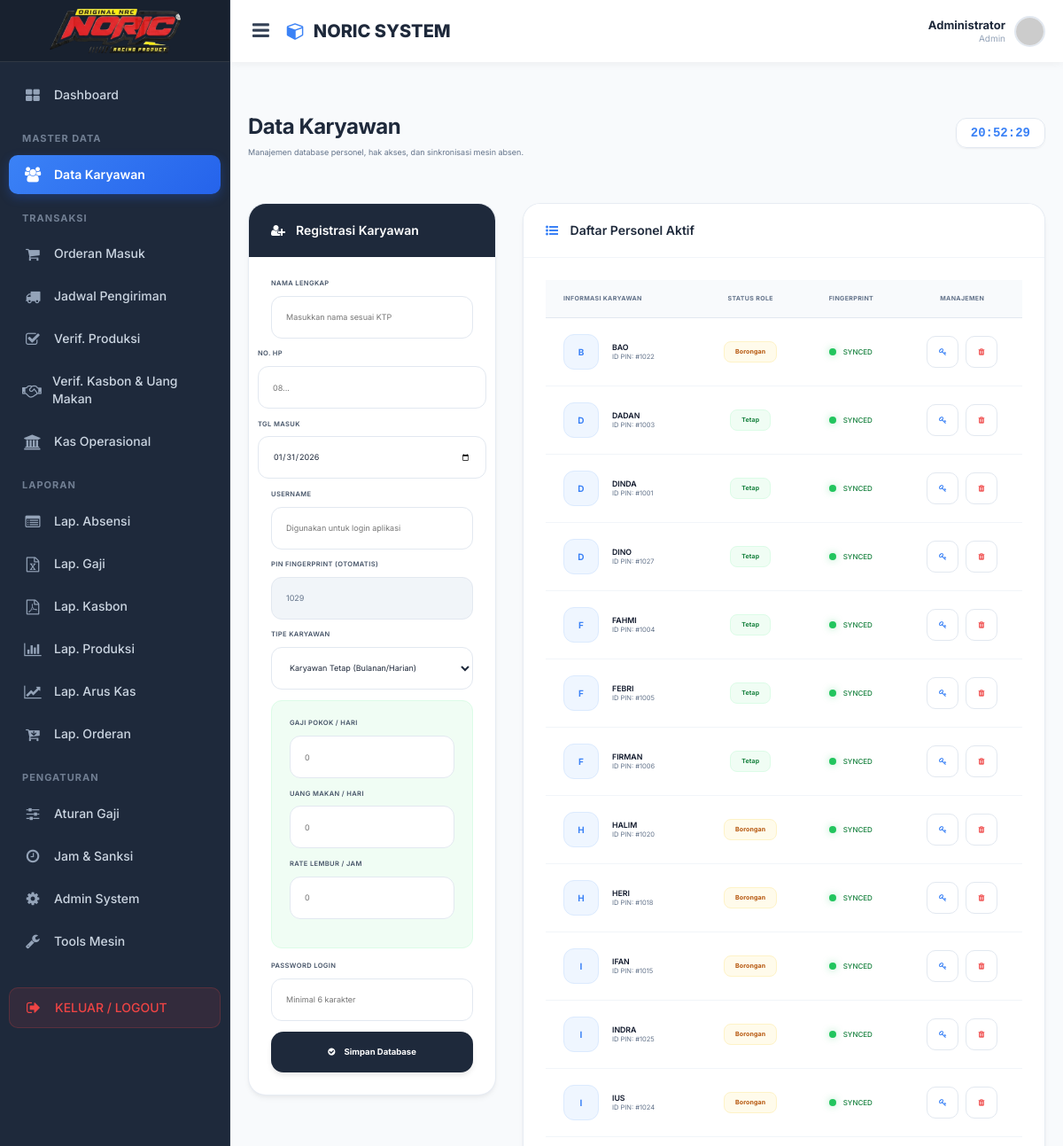
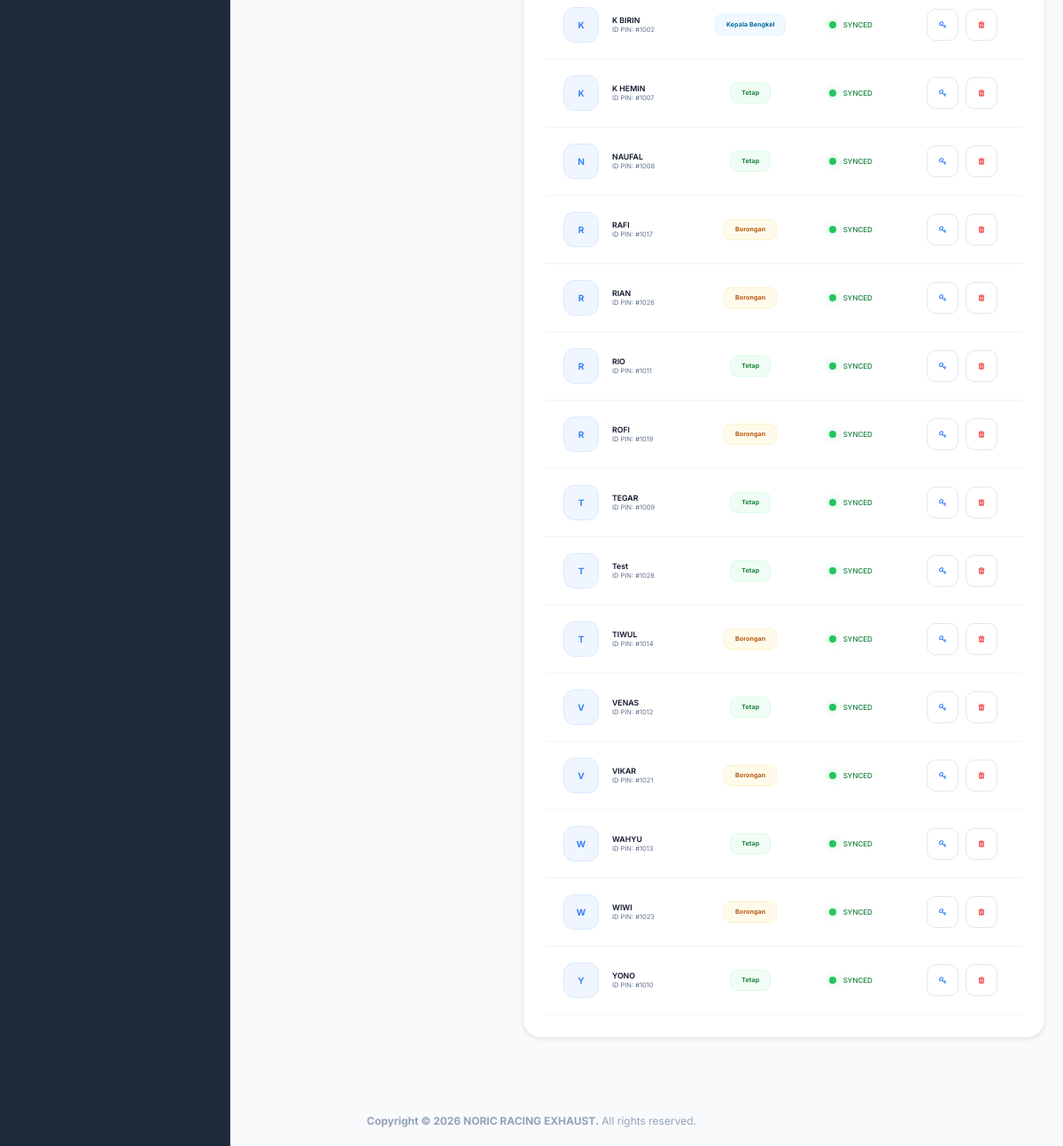
Page /pages/master/karyawan.php (signed in) on the committed database (2 pictures, top to bottom).
### tables this page shows
CREATE TABLE `users` (
  `id` int(11) NOT NULL,
  `pin` varchar(20) NOT NULL,
  `fullname` varchar(100) NOT NULL,
  `username` varchar(50) NOT NULL,
  `privilege` enum('1','2','3') NOT NULL DEFAULT '1',
  `finger` tinyint(1) NOT NULL DEFAULT 0,
  `face` tinyint(1) NOT NULL DEFAULT 0,
  `password` varchar(255) NOT NULL,
  `rfid` varchar(50) DEFAULT NULL,
  `vein` tinyint(1) NOT NULL DEFAULT 0,
  `template` text DEFAULT NULL,
  `role` enum('admin','user','kepala_bengkel') NOT NULL DEFAULT 'user',
  `status_karyawan` enum('Tetap','Borongan') NOT NULL DEFAULT 'Tetap',
  `no_hp` varchar(20) DEFAULT NULL,
  `tgl_masuk` date DEFAULT NULL,
  `created_at` timestamp NOT NULL DEFAULT current_timestamp(),
  `updated_at` timestamp NULL DEFAULT NULL ON UPDATE current_timestamp(),
  `sync_status` enum('synced','failed','pending') DEFAULT 'pending',
  `group_id` int(11) DEFAULT NULL COMMENT 'ID Kelompok/Tim',
  `is_mandor` tinyint(1) DEFAULT 0 COMMENT '1 = Mandor, 0 = Anggota'
);

### pages/master/karyawan.php (the view, shortened to what this page needs)
<?php
require_once '../../config/function.php';
$q_max = mysqli_query($conn, "SELECT MAX(CAST(pin AS UNSIGNED)) as max_pin FROM users");
$d_max = mysqli_fetch_assoc($q_max);
$next_pin = ($d_max['max_pin'] && $d_max['max_pin'] >= 1000) ? $d_max['max_pin'] + 1 : 1001;
?>
<!DOCTYPE html>
<html lang="id">
<head>
    <?php include '../../layout/header.php'; ?>
    <link rel="stylesheet" href="https://cdn.jsdelivr.net/npm/sweetalert2@11/dist/sweetalert2.min.css">
</head>
<body>
    <?php include '../../layout/sidebar.php'; ?>
    <div class="content-wrapper">
        <div class="row" style="margin-bottom: 40px; display: flex; align-items: center; justify-content: space-between;">
            <div class="col-md-8">
                <h3>Data Karyawan</h3>
                <p class="text-muted">Manajemen database personel, hak akses, dan sinkronisasi mesin absen.</p>
            </div>
            <div class="col-md-4 text-right">
                <span class="time-badge"><?php echo date('H:i:s'); ?></span>
            </div>
        </div>
        <div class="row">
            <div class="col-md-4">
                <div class="modern-card">
                    <div class="card-header-gradient">
                        <i class="fa fa-user-plus"></i>
                        <span style="font-weight: 600;">Registrasi Karyawan</span>
                    </div>
                    <div class="card-body">
                        <form method="POST">
                            <div class="form-group">
                                <label class="form-label">Nama Lengkap</label>
                                <input type="text" name="fullname" class="form-control-custom" placeholder="Masukkan nama sesuai KTP" required>
                            </div>
                            <div class="row">
                                <div class="col-6">
                                    <div class="form-group">
                                        <label class="form-label">No. HP</label>
                                        <input type="text" name="no_hp" class="form-control-custom" placeholder="08...">
                                    </div>
                                </div>
                                <div class="col-6">
                                    <div class="form-group">
                                        <label class="form-label">Tgl Masuk</label>
                                        <input type="date" name="tgl_masuk" class="form-control-custom" value="<?php echo date('Y-m-d'); ?>">
                                    </div>
                                </div>
                            </div>
                            <div class="form-group">
                                <label class="form-label">Username</label>
                                <input type="text" name="username" class="form-control-custom" placeholder="Digunakan untuk login aplikasi" required>
                            </div>
                            <div class="form-group">
                                <label class="form-label">PIN Fingerprint (Otomatis)</label>
                                <input type="text" name="pin" class="form-control-custom" value="<?php echo $next_pin; ?>" readonly>
                            </div>
                            <div class="form-group">
                                <label class="form-label">Tipe Karyawan</label>
                                <select name="status_karyawan" id="status_karyawan" class="form-control-custom" onchange="toggleForm()">
                                    <option value="Tetap">Karyawan Tetap (Bulanan/Harian)</option>
                                </select>
                            </div>
                            <div id="section_gaji" style="background:#f0fdf4; padding:20px; border-radius:12px; margin-bottom:1.5rem; border:1px solid #dcfce7;">
                                <div class="form-group">
                                    <label class="form-label">Gaji Pokok / Hari</label>
                                    <input type="text" name="gaji_pokok" class="form-control-custom input-rupiah" placeholder="0">
                                </div>
                                <div class="form-group">
                                    <label class="form-label">Uang Makan / Hari</label>
                                    <input type="text" name="uang_makan" class="form-control-custom input-rupiah" placeholder="0">
                                </div>
                                <div class="form-group">
                                    <label class="form-label">Rate Lembur / Jam</label>
                                    <input type="text" name="gaji_lembur" class="form-control-custom input-rupiah" placeholder="0">
                                </div>
                            </div>
                            <div class="form-group">
                                <label class="form-label">Password Login</label>
                                <input type="password" name="password" class="form-control-custom" placeholder="Minimal 6 karakter" required>
                            </div>
                            <button type="submit" name="simpan_karyawan" class="btn-save">
                                <i class="fa fa-check-circle" style="margin-right: 8px;"></i> Simpan Database
                            </button>
                        </form>
                    </div>
                </div>
            </div>
            <div class="col-md-8">
                <div class="modern-card">
                    <div class="card-header-light">
                        <i class="fa fa-list-ul" style="margin-right: 10px; color: #3b82f6;"></i>
                        Daftar Personel Aktif
                    </div>
                    <div class="card-body p-0">
                        <div class="table-responsive">
                            <table class="table-elegant">
                                <thead>
                                    <tr>
                                        <th>Informasi Karyawan</th>
                                        <th class="text-center">Status Role</th>
                                        <th>Fingerprint</th>
                                        <th class="text-center">Manajemen</th>
                                    </tr>
                                </thead>
                                <tbody>
                                    <?php
                                    $q = mysqli_query($conn, "SELECT * FROM users WHERE role IN ('user', 'kepala_bengkel') ORDER BY fullname ASC");
                                    while ($k = mysqli_fetch_assoc($q)) {
                                        $sync = ($k['sync_status'] == 'synced') ? 'dot-green' : 'dot-red';
                                        $initials = strtoupper(substr($k['fullname'], 0, 1));
                                    ?>
                                    <tr>
                                        <td>
                                            <div style="display:flex; align-items:center;">
                                                <div class="avatar-initial"><?php echo $initials; ?></div>
                                                <div>
                                                    <div style="font-weight:600; color: #0f172a;"><?php echo $k['fullname']; ?></div>
                                                    <div style="font-size:0.75rem; color:#64748b;">ID PIN: #<?php echo $k['pin']; ?></div>
                                                </div>
                                            </div>
                                        </td>
                                        <td class="text-center">
                                            <?php
                                                if($k['role'] == 'kepala_bengkel') echo '<span class="badge-soft badge-kepala">Kepala Bengkel</span>';
                                                elseif($k['status_karyawan'] == 'Tetap') echo '<span class="badge-soft badge-tetap">Tetap</span>';
                                                else echo '<span class="badge-soft badge-borongan">Borongan</span>';
                                            ?>
                                        </td>
                                        <td>
                                            <div style="display: flex; align-items: center; font-size: 0.8rem; font-weight: 500;">
                                                <span class="status-dot <?php echo $sync; ?>"></span>
                                                <span style="color: <?php echo ($k['sync_status'] == 'synced') ? '#15803d' : '#ef4444'; ?>">
                                                    <?php echo strtoupper($k['sync_status']); ?>
                                                </span>
                                            </div>
                                        </td>
                                        <td class="text-center">
                                            <button onclick="editPassword('<?php echo $k['id']; ?>', '<?php echo addslashes($k['fullname']); ?>')" class="action-btn btn-edit" title="Ganti Password">
                                                <i class="fa fa-key"></i>
                                            </button>
                                            <button onclick="confirmDelete('<?php echo $k['id']; ?>', '<?php echo addslashes($k['fullname']); ?>')" class="action-btn btn-delete" title="Hapus Data" style="margin-left: 5px;">
                                                <i class="fa fa-trash"></i>
                                            </button>
                                        </td>
                                    </tr>
                                    <?php } ?>
                                </tbody>
                            </table>
                        </div>
                    </div>
                </div>
            </div>
        </div>
    </div>
    <?php include '../../layout/footer.php'; ?>
</body>
</html>

### layout/header.php (style rules this page uses)
:root { --primary: #3b82f6; --sidebar-w: 260px; --header-h: 70px; }
body { font-family: 'Poppins', sans-serif; background-color: #f1f5f9; color: #334155; overflow-x: hidden; }
.content-wrapper { margin-top: var(--header-h); margin-left: var(--sidebar-w); padding: 20px; min-height: 100vh; transition: margin-left 0.3s ease-in-out; }

### pages/master/karyawan.php (style rules this page uses)
body { background-color: #f8fafc; font-family: 'Inter', sans-serif; color: #1e293b; }
.content-wrapper { padding: 40px 20px; }
h3 { font-weight: 700; letter-spacing: -0.02em; }
.text-muted { color: #64748b !important; font-size: 0.9rem; }
.modern-card { background: #fff; border-radius: 20px; border: 1px solid rgba(226, 232, 240, 0.8); box-shadow: 0 4px 6px -1px rgba(0, 0, 0, 0.05), 0 2px 4px -1px rgba(0, 0, 0, 0.03); margin-bottom: 25px; overflow: hidden; transition: all 0.3s ease; }
.card-header-gradient { background: #1e293b; padding: 20px 25px; color: #fff; display: flex; align-items: center; gap: 12px; }
.card-header-light { background: #fff; padding: 20px 25px; border-bottom: 1px solid #f1f5f9; font-weight: 600; }
.card-body { padding: 25px; }
.form-group { margin-bottom: 1.25rem; }
.form-label { font-size: 0.75rem; font-weight: 600; color: #475569; text-transform: uppercase; letter-spacing: 0.05em; margin-bottom: 8px; display: block; }
.form-control-custom { height: 48px; border-radius: 12px; border: 1px solid #e2e8f0; font-size: 0.9rem; padding: 0 16px; background: #ffffff; width: 100%; transition: all 0.2s ease; color: #1e293b; }
.form-control-custom[readonly] { background: #f1f5f9; cursor: not-allowed; color: #64748b; }
.table-elegant { width: 100%; border-collapse: separate; border-spacing: 0; }
.table-elegant thead th { background: #f8fafc; color: #64748b; font-size: 0.7rem; text-transform: uppercase; font-weight: 700; padding: 16px 20px; border-bottom: 1px solid #e2e8f0; letter-spacing: 0.05em; }
.table-elegant tbody td { vertical-align: middle; padding: 18px 20px; border-bottom: 1px solid #f1f5f9; font-size: 0.875rem; }
.avatar-initial { width: 40px; height: 40px; border-radius: 12px; background: #eff6ff; color: #3b82f6; display: flex; align-items: center; justify-content: center; font-weight: 700; font-size: 1rem; margin-right: 15px; border: 1px solid #dbeafe; }
.badge-soft { padding: 6px 12px; border-radius: 8px; font-size: 0.7rem; font-weight: 700; display: inline-block; letter-spacing: 0.02em; }
.badge-kepala { background: #f0f9ff; color: #0369a1; border: 1px solid #e0f2fe; }
.badge-tetap { background: #f0fdf4; color: #15803d; border: 1px solid #dcfce7; }
.badge-borongan { background: #fffbeb; color: #b45309; border: 1px solid #fef3c7; }
.status-dot { width: 8px; height: 8px; border-radius: 50%; display: inline-block; margin-right: 8px; }
.dot-green { background: #22c55e; box-shadow: 0 0 8px rgba(34, 197, 94, 0.4); }
.btn-save { width: 100%; padding: 16px; border-radius: 14px; font-weight: 700; font-size: 0.95rem; background: #1e293b; color: #fff; border: none; cursor: pointer; transition: all 0.2s; box-shadow: 0 4px 6px -1px rgba(0, 0, 0, 0.1); }
.action-btn { height: 36px; width: 36px; display: inline-flex; align-items: center; justify-content: center; border-radius: 10px; transition: all 0.2s; border: 1px solid #e2e8f0; background: #fff; cursor: pointer; text-decoration: none; }
.btn-edit { color: #3b82f6; }
.btn-delete { color: #ef4444; }
.time-badge { background: #fff; padding: 8px 16px; border-radius: 12px; border: 1px solid #e2e8f0; font-family: 'Monaco', 'Consolas', monospace; font-weight: 700; color: #3b82f6; box-shadow: 0 1px 2px rgba(0,0,0,0.05); }

### layout/sidebar.php (style rules this page uses)
:root { --sidebar-w: 260px; }

### rows in the picture
users: fullname "B", fullname "BAO", pin "1022", role "Borongan", sync_status "SYNCED"
users: fullname "D", fullname "DADAN", pin "1003", role "Tetap", sync_status "SYNCED"
users: fullname "D", fullname "DINDA", pin "1001", role "Tetap", sync_status "SYNCED"
users: fullname "D", fullname "DINO", pin "1027", role "Tetap", sync_status "SYNCED"
users: fullname "F", fullname "FAHMI", pin "1004", role "Tetap", sync_status "SYNCED"
users: fullname "F", fullname "FEBRI", pin "1005", role "Tetap", sync_status "SYNCED"
users: fullname "F", fullname "FIRMAN", pin "1006", role "Tetap", sync_status "SYNCED"
users: fullname "H", fullname "HALIM", pin "1020", role "Borongan", sync_status "SYNCED"
users: fullname "H", fullname "HERI", pin "1018", role "Borongan", sync_status "SYNCED"
users: fullname "I", fullname "IFAN", pin "1015", role "Borongan", sync_status "SYNCED"
users: fullname "I", fullname "INDRA", pin "1025", role "Borongan", sync_status "SYNCED"
users: fullname "I", fullname "IUS", pin "1024", role "Borongan", sync_status "SYNCED"
users: fullname "K", fullname "K BIRIN", pin "1002", role "Kepala Bengkel", sync_status "SYNCED"
users: fullname "K", fullname "K HEMIN", pin "1007", role "Tetap", sync_status "SYNCED"
users: fullname "N", fullname "NAUFAL", pin "1008", role "Tetap", sync_status "SYNCED"
users: fullname "R", fullname "RAFI", pin "1017", role "Borongan", sync_status "SYNCED"
users: fullname "R", fullname "RIAN", pin "1026", role "Borongan", sync_status "SYNCED"
users: fullname "R", fullname "RIO", pin "1011", role "Tetap", sync_status "SYNCED"
users: fullname "R", fullname "ROFI", pin "1019", role "Borongan", sync_status "SYNCED"
users: fullname "T", fullname "TEGAR", pin "1009", role "Tetap", sync_status "SYNCED"
users: fullname "T", fullname "Test", pin "1028", role "Tetap", sync_status "SYNCED"
users: fullname "T", fullname "TIWUL", pin "1014", role "Borongan", sync_status "SYNCED"
users: fullname "V", fullname "VENAS", pin "1012", role "Tetap", sync_status "SYNCED"
users: fullname "V", fullname "VIKAR", pin "1021", role "Borongan", sync_status "SYNCED"
users: fullname "W", fullname "WAHYU", pin "1013", role "Tetap", sync_status "SYNCED"
users: fullname "W", fullname "WIWI", pin "1023", role "Borongan", sync_status "SYNCED"
users: fullname "Y", fullname "YONO", pin "1010", role "Tetap", sync_status "SYNCED"

### other values in the picture
$_SESSION['fullname'] "Administrator"
$_SESSION['role'] "Admin"
